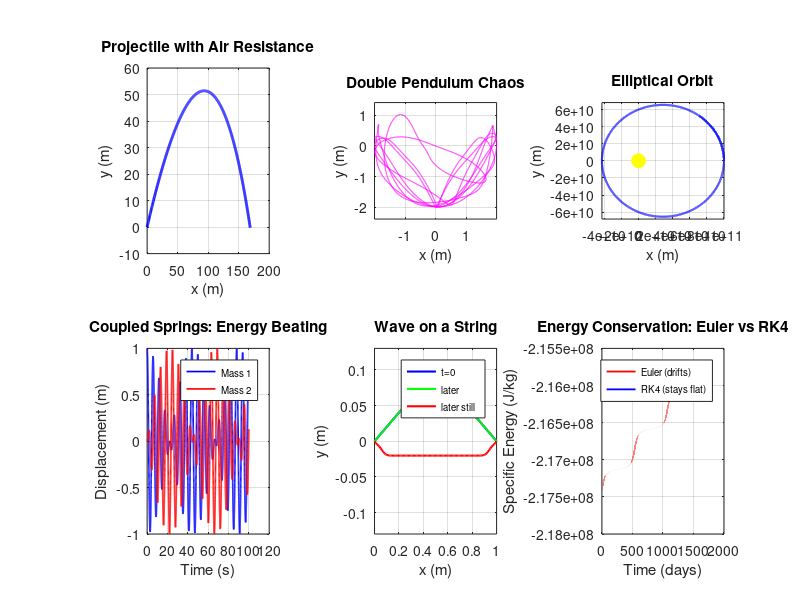

MATLAB code for this plot: (Note: this script raises an error after producing the figure.)
% Computational Physics: Solving the Unsolvable -- Summary Grid
% One representative plot from each simulation, arranged 2x3:
% Projectile, Pendulum Chaos, and Orbit
% Coupled Springs, Wave, Energy Conservation
%  Each mini-simulation below is a condensed, self-contained version of
%  the physics from the full exercise scripts, just enough to produce
%  one clean plot per panel.

clear; clc; close all;

fig = figure('Name','Computational Physics Summary', 'Position', [80 80 1500 850]);

% Panel 1: Projectile (with air resistance) 
subplot(2,3,1);
g = 9.81; v0 = 50; theta = deg2rad(45); b = 0.1; m = 1; dt = 0.01;
vx = v0*cos(theta); vy = v0*sin(theta); x = 0; y = 0;
xs = x; ys = y;
while y >= 0
    ax = -b*vx/m; ay = -g - b*vy/m;
    vx = vx + ax*dt; vy = vy + ay*dt;
    x = x + vx*dt; y = y + vy*dt;
    xs(end+1) = x; ys(end+1) = y; 
end
plot(xs, ys, 'b-', 'LineWidth', 2); grid on;
xlabel('x (m)'); ylabel('y (m)'); title('Projectile with Air Resistance');

% Panel 2: Pendulum Chaos (double pendulum)
subplot(2,3,2);
m1 = 1; m2 = 1; L1 = 1; L2 = 1; gP = 9.8; dtP = 0.0005; TmaxP = 15;
NP = round(TmaxP/dtP);
th1 = deg2rad(120); th2 = deg2rad(100); w1 = 0; w2 = 0;
x2h = zeros(NP+1,1); y2h = zeros(NP+1,1);
x1c = L1*sin(th1); y1c = -L1*cos(th1);
x2h(1) = x1c + L2*sin(th2); y2h(1) = y1c - L2*cos(th2);
for i = 1:NP
    denom = 2*m1 + m2 - m2*cos(2*th1 - 2*th2);
    num1 = -gP*(2*m1+m2)*sin(th1) - m2*gP*sin(th1-2*th2) ...
           - 2*sin(th1-th2)*m2*(w2^2*L2 + w1^2*L1*cos(th1-th2));
    a1 = num1/(L1*denom);
    num2 = 2*sin(th1-th2)*(w1^2*L1*(m1+m2) + gP*(m1+m2)*cos(th1) + w2^2*L2*m2*cos(th1-th2));
    a2 = num2/(L2*denom);
    w1 = w1 + a1*dtP; w2 = w2 + a2*dtP;
    th1 = th1 + w1*dtP; th2 = th2 + w2*dtP;
    x1c = L1*sin(th1); y1c = -L1*cos(th1);
    x2h(i+1) = x1c + L2*sin(th2); y2h(i+1) = y1c - L2*cos(th2);
end
plot(x2h, y2h, 'm-', 'LineWidth', 0.5); axis equal; grid on;
xlabel('x (m)'); ylabel('y (m)'); title('Double Pendulum Chaos');

% Panel 3: Orbit (elliptical) 
subplot(2,3,3);
G = 6.674e-11; M = 1e30; GM = G*M;
r0 = [1e11, 0]; v0o = [0, 2e4]; dtO = 1000;
rV = norm(r0); vV = norm(v0o);
a_semi = 1/(2/rV - vV^2/GM);
T_orbit = 2*pi*sqrt(a_semi^3/GM);
NO = round(1.2*T_orbit/dtO);
rx = zeros(NO+1,1); ry = zeros(NO+1,1); vx_o = zeros(NO+1,1); vy_o = zeros(NO+1,1);
rx(1) = r0(1); ry(1) = r0(2); vx_o(1) = v0o(1); vy_o(1) = v0o(2);
for i = 1:NO
    rMag = sqrt(rx(i)^2 + ry(i)^2);
    axo = -GM*rx(i)/rMag^3; ayo = -GM*ry(i)/rMag^3;
    vx_o(i+1) = vx_o(i) + axo*dtO; vy_o(i+1) = vy_o(i) + ayo*dtO;
    rx(i+1) = rx(i) + vx_o(i+1)*dtO; ry(i+1) = ry(i) + vy_o(i+1)*dtO;
end
plot(rx, ry, 'b-', 'LineWidth', 1.5); hold on;
plot(0, 0, 'yo', 'MarkerSize', 10, 'MarkerFaceColor', 'y'); hold off;
axis equal; grid on;
xlabel('x (m)'); ylabel('y (m)'); title('Elliptical Orbit');

% Panel 4: Coupled Springs (normal-mode beating) 
subplot(2,3,4);
mS = 1; k = 1; k12 = 0.15; dtS = 0.01; TmaxS = 100;
NS = round(TmaxS/dtS);
state = [1; 0; 0; 0];   % [x1, x2, v1, v2] -- pluck mass 1 only
X1 = zeros(NS+1,1); X2 = zeros(NS+1,1); tS = zeros(NS+1,1);
X1(1) = state(1); X2(1) = state(2);
springDeriv = @(s) [s(3); s(4); ...
    (-k*s(1) - k12*(s(1)-s(2)))/mS; ...
    (-k*s(2) - k12*(s(2)-s(1)))/mS];
for i = 1:NS
    k1v = springDeriv(state);
    k2v = springDeriv(state + dtS/2*k1v);
    k3v = springDeriv(state + dtS/2*k2v);
    k4v = springDeriv(state + dtS*k3v);
    state = state + (dtS/6)*(k1v + 2*k2v + 2*k3v + k4v);
    X1(i+1) = state(1); X2(i+1) = state(2); tS(i+1) = tS(i) + dtS;
end
plot(tS, X1, 'b-', 'LineWidth', 1.2); hold on;
plot(tS, X2, 'r-', 'LineWidth', 1.2); hold off; grid on;
xlabel('Time (s)'); ylabel('Displacement (m)'); title('Coupled Springs: Energy Beating');
legend('Mass 1', 'Mass 2', 'Location', 'best', 'FontSize', 7);

% Panel 5: Wave on a String 
subplot(2,3,5);
Nx = 100; L = 1; xw = linspace(0, L, Nx); dxw = xw(2)-xw(1);
cW = 1; CourantW = 0.5; dtw = CourantW*dxw/cW;
A = 0.1;
y0w = zeros(1,Nx);
for i = 1:Nx
    if xw(i) <= L/2, y0w(i) = 2*A*xw(i)/L; else, y0w(i) = 2*A*(L-xw(i))/L; end
end
Nsteps = round(0.6/dtw);
Y = zeros(Nx, Nsteps+1); Y(:,1) = y0w(:);
Cc = cW*dtw/dxw;
Y(2:Nx-1,2) = Y(2:Nx-1,1) + 0.5*Cc^2*(Y(3:Nx,1)-2*Y(2:Nx-1,1)+Y(1:Nx-2,1));
for n = 2:Nsteps
    Y(2:Nx-1,n+1) = 2*Y(2:Nx-1,n) - Y(2:Nx-1,n-1) + Cc^2*(Y(3:Nx,n)-2*Y(2:Nx-1,n)+Y(1:Nx-2,n));
end
plot(xw, Y(:,1), 'b-', 'LineWidth', 1.5); hold on;
plot(xw, Y(:,round(Nsteps*0.4)), 'g-', 'LineWidth', 1.5);
plot(xw, Y(:,end), 'r-', 'LineWidth', 1.5); hold off;
grid on; ylim([-0.13 0.13]);
xlabel('x (m)'); ylabel('y (m)'); title('Wave on a String');
legend('t=0','later','later still', 'Location', 'best', 'FontSize', 7);

% Panel 6: Energy Conservation (Euler vs RK4) 
subplot(2,3,6);
r0e = [1e11, 0]; v0e = [0, 3e4]; dte = 1000;
rVe = norm(r0e); vVe = norm(v0e);
a_e = 1/(2/rVe - vVe^2/GM);
Te = 2*pi*sqrt(a_e^3/GM);
Ne = round(3*Te/dte);

% Naive Euler
rxE=zeros(Ne+1,1); ryE=zeros(Ne+1,1); vxE=zeros(Ne+1,1); vyE=zeros(Ne+1,1);
rxE(1)=r0e(1); ryE(1)=r0e(2); vxE(1)=v0e(1); vyE(1)=v0e(2);
for i=1:Ne
    rMag=sqrt(rxE(i)^2+ryE(i)^2);
    axE=-GM*rxE(i)/rMag^3; ayE=-GM*ryE(i)/rMag^3;
    rxE(i+1)=rxE(i)+vxE(i)*dte; ryE(i+1)=ryE(i)+vyE(i)*dte;
    vxE(i+1)=vxE(i)+axE*dte;   vyE(i+1)=vyE(i)+ayE*dte;
end

% RK4
stateR=[r0e(1); r0e(2); v0e(1); v0e(2)];
rxR=zeros(Ne+1,1); ryR=zeros(Ne+1,1); vxR=zeros(Ne+1,1); vyR=zeros(Ne+1,1);
rxR(1)=stateR(1); ryR(1)=stateR(2); vxR(1)=stateR(3); vyR(1)=stateR(4);
deriv = @(s) [s(3); s(4); -GM*s(1)/norm(s(1:2))^3; -GM*s(2)/norm(s(1:2))^3];
for i=1:Ne
    k1o=deriv(stateR); k2o=deriv(stateR+dte/2*k1o);
    k3o=deriv(stateR+dte/2*k2o); k4o=deriv(stateR+dte*k3o);
    stateR = stateR + (dte/6)*(k1o+2*k2o+2*k3o+k4o);
    rxR(i+1)=stateR(1); ryR(i+1)=stateR(2); vxR(i+1)=stateR(3); vyR(i+1)=stateR(4);
end

tvec = (0:Ne)*dte/86400;
E_E = 0.5*(vxE.^2+vyE.^2) - GM./sqrt(rxE.^2+ryE.^2);
E_R = 0.5*(vxR.^2+vyR.^2) - GM./sqrt(rxR.^2+ryR.^2);

plot(tvec, E_E, 'r-', 'LineWidth', 1.3); hold on;
plot(tvec, E_R, 'b-', 'LineWidth', 1.3); hold off; grid on;
xlabel('Time (days)'); ylabel('Specific Energy (J/kg)');
title('Energy Conservation: Euler vs RK4');
legend('Euler (drifts)', 'RK4 (stays flat)', 'Location', 'best', 'FontSize', 7);

% Overall title 
sgtitle('Computational Physics: Solving the Unsolvable', 'FontSize', 18, 'FontWeight', 'bold');
